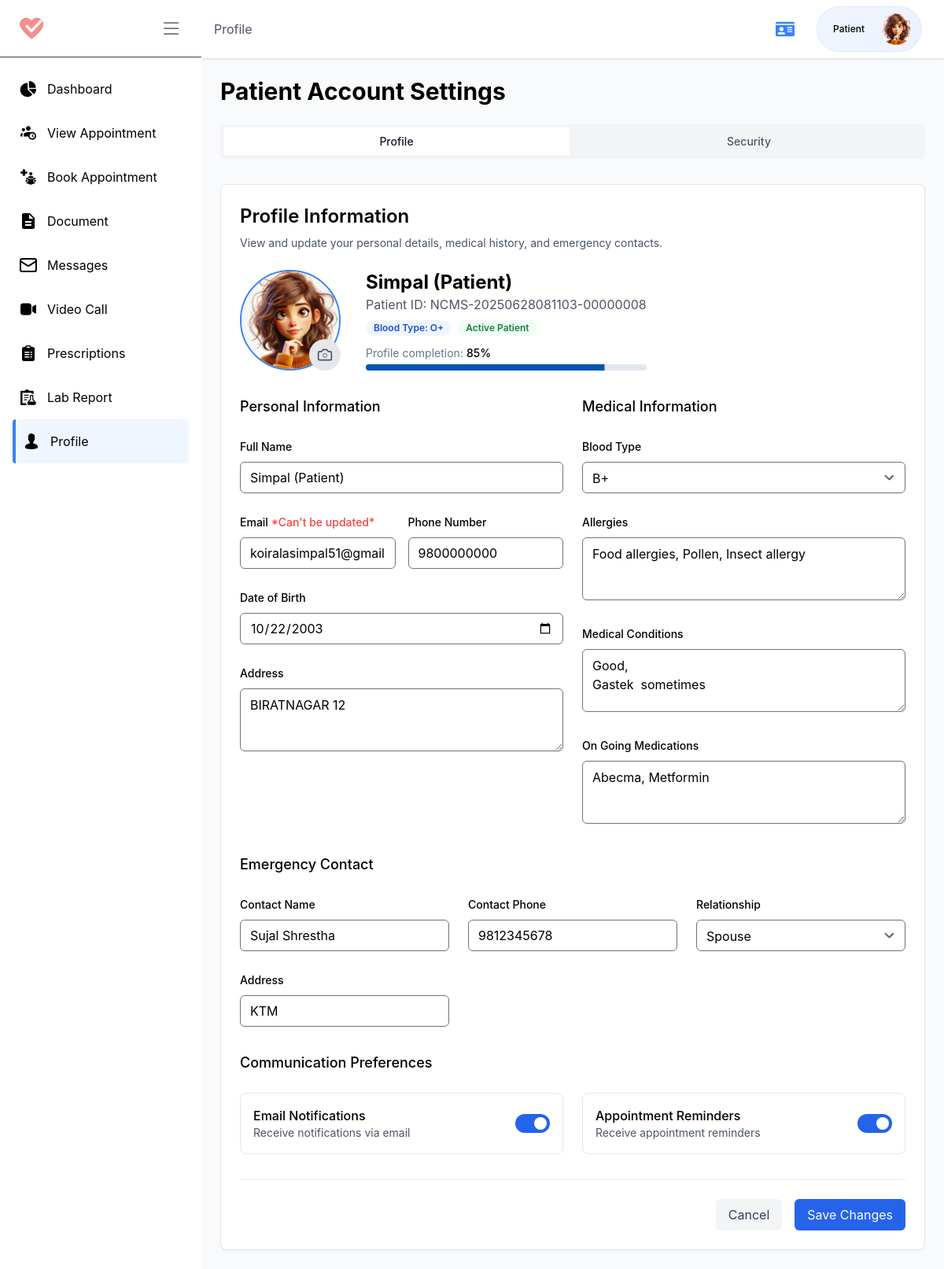
Page /p/profile/ (signed in) on the earlier database version.
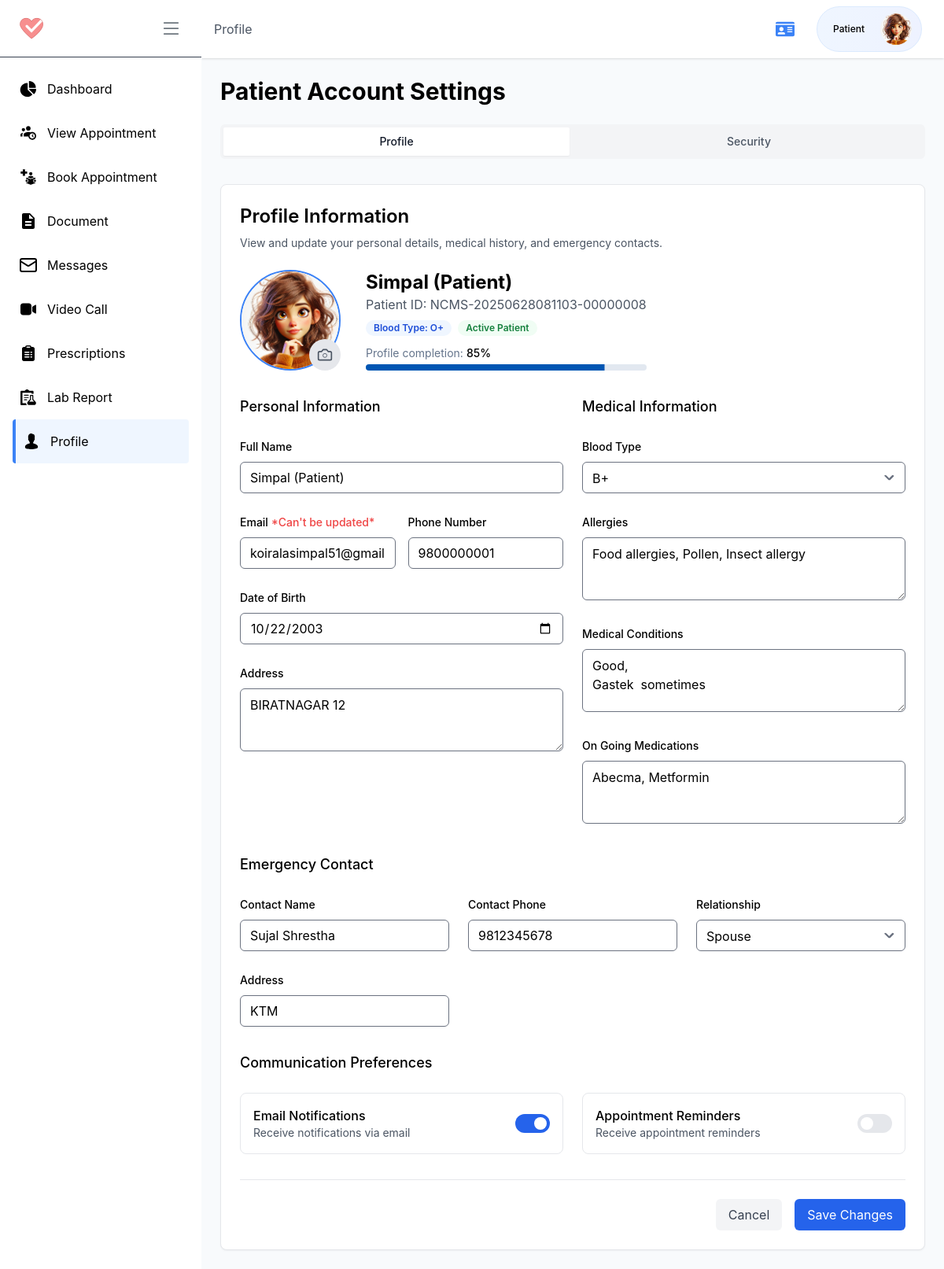
Same page on the later database version.
### account/models.py (models this page shows, shortened)
class Profile(models.Model):
    user = models.OneToOneField(User, on_delete=models.CASCADE, related_name="profile")
    role = models.CharField(max_length=10, choices=USER_ROLES, default='patient')
    profile_pic = models.ImageField(upload_to='profile_pictures/', default='profile_pictures/default.jpg')
    phone_regex = RegexValidator(regex=r'^\+?1?\d{9,15}$', message="Phone number must be entered in the format: '+999999999'. Up to 15 digits allowed.")
    ph_number = models.CharField(validators=[phone_regex], max_length=16, blank=True) # validators should be a list
    address = models.CharField(max_length=255, blank=True)
    date_of_birth = models.DateField(null=True, blank=True)
    gender = models.CharField(max_length=10, choices=[('male', 'Male'), ('female', 'Female'), ('other', 'Other')], blank=True)
    email_notification = models.BooleanField(default=True)
    sms_notification = models.BooleanField(default=True)
    reminders = models.BooleanField(default=True)
    token = models.CharField(max_length=255, blank=True, null=True)
    token_expiry = models.DateTimeField(null=True, blank=True)
    created_at = models.DateTimeField(auto_now_add=True)
    updated_at = models.DateTimeField(auto_now=True)
    is_active = models.BooleanField(default=True)
    is_verified = models.BooleanField(default=False)

class MedicalInfo(models.Model):
    profile = models.OneToOneField(Profile, on_delete=models.CASCADE, related_name="medical_info")
    blood_group = models.CharField(max_length=3, blank=True)
    allergies = models.TextField(blank=True)
    medical_conditions = models.TextField(blank=True)
    on_going_medications = models.TextField(blank=True)
    emg_contact_name = models.CharField(max_length=255, blank=True)
    emg_contact_number = models.CharField(max_length=16, blank=True)
    emg_contact_relation = models.CharField(max_length=255, blank=True)
    emg_contact_address = models.CharField(max_length=255, blank=True)
    created_at = models.DateTimeField(auto_now_add=True, blank=True)
    updated_at = models.DateTimeField(auto_now=True, blank=True)

### patient/views.py (the view, shortened to what this page needs)
# urls.py: path('profile/', p_profile, name='profile'),
@login_required_with_message(login_url='account:login', message="You need to log in to access Profile page.", only=['patient'])
def p_profile(request: HttpRequest):
    if request.method == 'GET':
        profile: Profile = request.user.profile
        context = {
            'profile': profile,
        }
        return render(request, 'pages/patient/profile.html', context)

### account/views.py (called while the page is built)
def login_required_with_message(function=None, login_url=None, message=None, only=None):
    def decorator(view_func):
        @wraps(view_func)
        def _wrapped_view(request, *args, **kwargs):
            if not request.user.is_authenticated:
                if message:
                    messages.warning(request, message)
                return redirect(login_url or 'account:login')
            if only and request.user.profile.role not in only:
                messages.error(request, "You do not have permission to access this page.")
                return redirect(f'{request.user.profile.role}:dashboard')
            return view_func(request, *args, **kwargs)
        return _wrapped_view
    if function:
        return decorator(function)
    return decorator

### home/templatetags/url_resolver.py (called while the page is built)
@register.simple_tag
def role_to_url(role, destination):
    try:
        if role == "admin":
            return reverse("admin:index")
        return reverse(f"{role}:{destination}")
    except NoReverseMatch:
        return "#"  # fallback URL if the view is not found

### templates/pages/patient/profile.html (shortened to what the changed rows need)
{% extends "pages/patient/P_base.html" %}
{% load static %}
{% block content %}
<div class="flex flex-col w-full max-w-6xl mx-auto min-h-screen p-6">
    <h1 class="text-3xl font-bold mb-6">Patient Account Settings</h1>
    <div class="tab-content" id="profile">
        <div class="rounded-lg border bg-white shadow-sm">
            <div class="p-6">
                <div class="flex flex-col sm:flex-row gap-8 mb-8 items-center sm:items-start">
                    <div class="relative">
                        <img id="pp_image" class="h-32 w-32 rounded-full border-2 border-blue-500 object-cover"
                            src="{{ profile.profile_pic.url }}" alt="Profile picture">
                        <button id="imageUploadButton"
                            class="absolute bottom-0 right-0 h-10 w-10 rounded-full bg-gray-200 text-gray-600 hover:bg-gray-300">
                        </button>
                    </div>
                    <div class="text-center sm:text-left">
                        <h2 class="text-2xl font-bold">{{profile.user.first_name}}</h2>
                        <p class="text-gray-600 mb-2">Patient ID: {{profile.user.username}}</p>
                        <div class="flex flex-wrap gap-2 justify-center sm:justify-start">
                            <span
                                class="bg-blue-50 text-blue-700 px-2.5 py-0.5 rounded-full text-xs font-semibold">Blood
                                Type: O+</span>
                            <span
                                class="bg-green-50 text-green-700 px-2.5 py-0.5 rounded-full text-xs font-semibold">Active
                                Patient</span>
                        </div>
                        <div class="mt-3">
                            <div class="flex items-center gap-1 text-sm"><span class="font-medium">85%</span></div>
                            <div aria-valuemax="100" aria-valuemin="0" role="progressbar" data-state="indeterminate"
                                data-max="100"
                                class="relative w-full overflow-hidden rounded-full bg-secondary h-2 mt-1">
                            </div>
                        </div>
                    </div>
                </div>
                <form class="space-y-8" action="{% url 'patient:profile' %}" method="POST" enctype="multipart/form-data">
                    <div class="grid grid-cols-1 md:grid-cols-2 gap-6">
                        <div class="space-y-6">
                            <div class="space-y-2">
                                <label class="text-sm font-medium">Full Name</label>
                                <input
                                    class="w-full h-10 px-3 py-2 border rounded-md focus:outline-none focus:ring-2 focus:ring-blue-500"
                                    value="{{profile.user.first_name}}" name="full_name">
                            </div>
                            <div class="grid grid-cols-1 sm:grid-cols-2 gap-4">
                                <div class="space-y-2">
                                    <label class="text-sm font-medium">Email     <span class="text-red-500">*Can't be updated*</span></label>
                                    <input
                                        class="w-full h-10 px-3 py-2 border rounded-md focus:outline-none focus:ring-2 focus:ring-blue-500"
                                        value="{{profile.user.email}}" name="email" disabled placeholder="Email Address">
                                </div>
                                <div class="space-y-2">
                                    <label class="text-sm font-medium">Phone Number</label>
                                    <input
                                        class="w-full h-10 px-3 py-2 border rounded-md focus:outline-none focus:ring-2 focus:ring-blue-500"
                                        value="{{profile.ph_number }}" name="phone_number" placeholder="Add Phone Number">
                                </div>
                            </div>
                            <div class="space-y-2">
                                <label class="text-sm font-medium">Date of Birth</label>
                                <input
                                    class="w-full h-10 px-3 py-2 border rounded-md focus:outline-none focus:ring-2 focus:ring-blue-500"
                                    type="date" value="{{ profile.date_of_birth|date:'Y-m-d' }}" name="date_of_birth">
                            </div>
                            <div class="space-y-2">
                                <label class="text-sm font-medium">Address</label>
                                <textarea
                                    class="w-full min-h-[80px] px-3 py-2 border rounded-md focus:outline-none focus:ring-2 focus:ring-blue-500"
                                    name="address" placeholder="Add Address"
                                    >{{profile.address }}</textarea>
                            </div>
                        </div>
                        <div class="space-y-6">
                            <div class="space-y-2">
                                <div class="relative">
                                    <select
                                        class="w-full h-10 px-3 py-2 border rounded-md appearance-none focus:outline-none focus:ring-2 focus:ring-blue-500"
                                        name="blood_group">
                                        <option {% if profile.medical_info.blood_group == "B+" %}selected{% endif %}
                                                value="B+"  >B+</option>
                                    </select>
                                    <svg class="absolute right-3 top-1/2 -translate-y-1/2 h-4 w-4 text-gray-500"
                                        xmlns="http://www.w3.org/2000/svg" fill="none" viewBox="0 0 24 24"
                                        stroke="currentColor">
                                        <path stroke-linecap="round" stroke-linejoin="round" stroke-width="2"
                                            d="M19 9l-7 7-7-7" />
                                    </svg>
                                </div>
                            </div>
                            <div class="space-y-2">
                                <label class="text-sm font-medium">Allergies</label>
                                <textarea
                                    class="w-full min-h-[80px] px-3 py-2 border rounded-md focus:outline-none focus:ring-2 focus:ring-blue-500"
                                    name="allergies">{{ profile.medical_info.allergies}}</textarea>
                            </div>
                            <div class="space-y-2">
                                <label class="text-sm font-medium">Medical Conditions</label>
                                <textarea
                                    class="w-full min-h-[80px] px-3 py-2 border rounded-md focus:outline-none focus:ring-2 focus:ring-blue-500"
                                    name="medicalConditions">{{ profile.medical_info.medical_conditions}}</textarea>
                            </div>
                            <div class="space-y-2">
                                <label class="text-sm font-medium">On Going Medications</label>
                                <textarea
                                    class="w-full min-h-[80px] px-3 py-2 border rounded-md focus:outline-none focus:ring-2 focus:ring-blue-500"
                                    name="medicines_on">{{ profile.medical_info.on_going_medications}}</textarea>
                            </div>
                        </div>
                    </div>
                    <div class="space-y-6">
                        <div class="grid grid-cols-1 md:grid-cols-3 gap-6">
                            <div class="space-y-2">
                                <label class="text-sm font-medium">Contact Name</label>
                                <input
                                    class="w-full h-10 px-3 py-2 border rounded-md focus:outline-none focus:ring-2 focus:ring-blue-500"
                                    value="{{profile.medical_info.emg_contact_name}}" name="emergency_contact_name">
                            </div>
                            <div class="space-y-2">
                                <label class="text-sm font-medium">Contact Phone</label>
                                <input
                                    class="w-full h-10 px-3 py-2 border rounded-md focus:outline-none focus:ring-2 focus:ring-blue-500"
                                    value="{{ profile.medical_info.emg_contact_number }}" name="emergency_contact_number">
                            </div>
                            <div class="space-y-2">
                                <div class="relative">
                                    <select
                                        class="w-full h-10 px-3 py-2 border rounded-md appearance-none focus:outline-none focus:ring-2 focus:ring-blue-500"
                                        name="emergency_contact_relationship"> {{ profile.medical_info.emg_contact_relation }}
                                        <option {% if profile.medical_info.emg_contact_relation == "spouse" %}selected{% endif %}
                                            value="spouse">Spouse</option>
                                    </select>
                                    <svg class="absolute right-3 top-1/2 -translate-y-1/2 h-4 w-4 text-gray-500"
                                        xmlns="http://www.w3.org/2000/svg" fill="none" viewBox="0 0 24 24"
                                        stroke="currentColor">
                                        <path stroke-linecap="round" stroke-linejoin="round" stroke-width="2"
                                            d="M19 9l-7 7-7-7" />
                                    </svg>
                                </div>
                            </div>
                            <div class="space-y-2">
                                <label class="text-sm font-medium">Address</label>
                                <input
                                    class="w-full h-10 px-3 py-2 border rounded-md focus:outline-none focus:ring-2 focus:ring-blue-500"
                                    value="{{profile.medical_info.emg_contact_address}}" name="emergency_contact_address">
                            </div>
                        </div>
                    </div>
                    <div class="space-y-6">
                        <div class="grid grid-cols-1 md:grid-cols-2 gap-6">
                            <div class="flex items-center justify-between border p-4 rounded-lg">
                                <label class="relative inline-flex items-center cursor-pointer">
                                        <div class="w-11 h-6 rounded-full peer {% if profile.reminders %} bg-blue-600
                                                {% else %} bg-gray-200  {% endif %}"></div>
                                    <span
                                        class=" {% if profile.reminders %}translate-x-5
                                                {% else %}translate-x-0{% endif %}
                                         absolute left-1 top-1 w-4 h-4  rounded-full transition bg-white "></span>
                                </label>
                            </div>
                        </div>
                    </div>
                </form>
            </div>
        </div>
    </div>
</div>
<link rel="stylesheet" href="https://cdnjs.cloudflare.com/ajax/libs/cropperjs/1.6.1/cropper.min.css">
{% endblock content %}

Differences in the rows shown:
changed Profile "BIRATNAGAR 12": phone_number "9800000000" → "9800000001"; reminders True → False (drawn)
